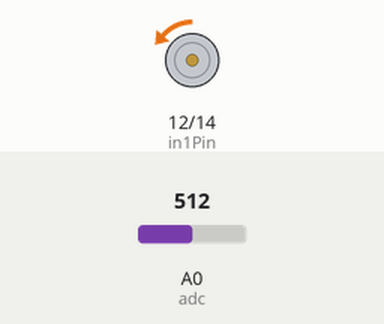
Simulated run of this program. Board: ESP8266 board running MicroPython. Shown: motor-driver pin pairs drawn as motors (green arrow = first pin HIGH = forward, orange = second pin HIGH = backward, longer = more drive, scaled by the enable pin). The inputs (shaded band) are chosen by the test bench; at power-on: A0 (adc) = 512 (analog values on the 0–1023 scale).

Above: at 1.2 s.
1.3 s: A0 (adc) set to 716
At 2.5 s:
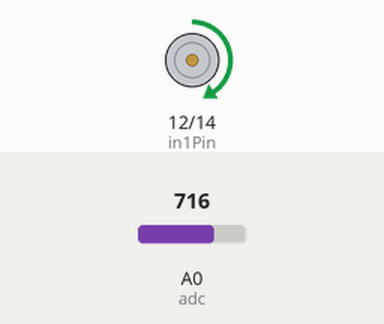
2.8 s: A0 (adc) set to 900
At 3.5 s:
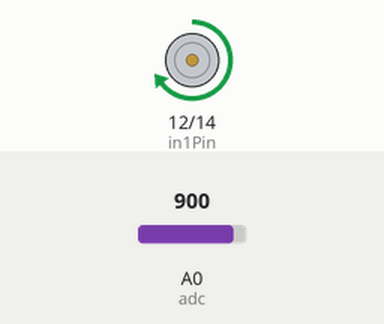
4.3 s: A0 (adc) set to 511
At 4.7 s:
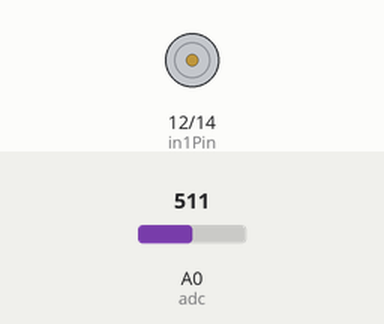
5.8 s: A0 (adc) set to 306
At 7.0 s:
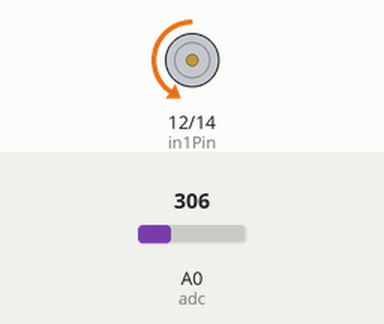
7.3 s: A0 (adc) set to 122
At 8.3 s:
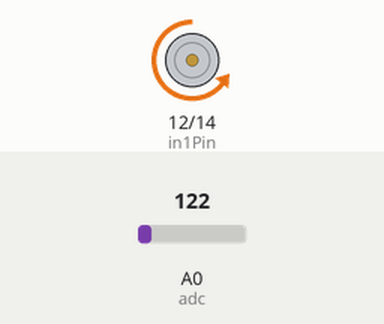
Timing chart, 0 to 9.8 s (numbered marks = the images above; inputs shaded):
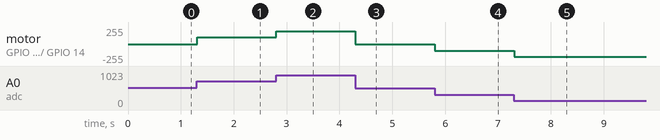

The program:

Motor_And_Driver.py
```python
from machine import ADC,Pin,PWM
import time
import math

in1Pin=Pin(12, Pin.OUT)
in2Pin=Pin(14, Pin.OUT)

enablePin=Pin(13, Pin.OUT)
pwm=PWM(enablePin,1000)
adc=ADC(0)

def driveMotor(dir,spd):
    if dir :
        in1Pin.value(1)
        in2Pin.value(0)
    else :
        in1Pin.value(0)
        in2Pin.value(1)
    pwm.duty(spd)

try:
    while True:
        potenVal = adc.read()
        rotationSpeed = potenVal - 512
        if (potenVal > 512):
            rotationDir = 1;
        else:
            rotationDir = 0;
        rotationSpeed=int(math.fabs((potenVal-511)*2)-1)
        driveMotor(rotationDir,rotationSpeed)
        time.sleep_ms(10)
except:
    pass
```

Measured:
- after the input at 1.3 s, motor on GPIO 12 (in1Pin) / GPIO 14 (in2Pin): backward 1/255 → forward 102/255 at once
- after the input at 2.8 s, motor on GPIO 12 (in1Pin) / GPIO 14 (in2Pin): forward 102/255 → forward 194/255 at once
- after the input at 4.3 s, motor on GPIO 12 (in1Pin) / GPIO 14 (in2Pin): forward 194/255 → stopped at once
- after the input at 5.8 s, motor on GPIO 12 (in1Pin) / GPIO 14 (in2Pin): stopped → backward 102/255 at once
- after the input at 7.3 s, motor on GPIO 12 (in1Pin) / GPIO 14 (in2Pin): backward 102/255 → backward 194/255 at once
